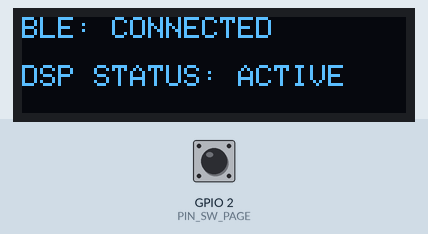
Recording of a sketch running on a simulated ESP32-S3. Shown: 128×32 one-colour display. The inputs (shaded band) are chosen by the test bench; at power-on: GPIO 2 (PIN_SW_PAGE) HIGH. USB keyboard and mouse output is not drawn.

Above: at 0.3 s.

The sketch:

ESPFirmware.ino
```cpp
//Par Gunderson
//10/04/2026
//V-ARC ESP32-S3 Firmware
#include <Arduino.h>
#include <Wire.h>
#include <Adafruit_GFX.h>
#include <Adafruit_SSD1306.h>
#include <BleKeyboard.h>

//Pin Defs
#define PIN_SW_PAGE D1
#define OLED_SDA    D4
#define OLED_SCL    D5
#define UART_TX     D6
#define UART_RX     D7

//OLED Setup
#define SCREEN_WIDTH 128
#define SCREEN_HEIGHT 32
Adafruit_SSD1306 display(SCREEN_WIDTH, SCREEN_HEIGHT, &Wire, -1);

//BLE Setup
BleKeyboard bleKeyboard("Violin Pedalboard", "Custom", 100);

//Pedal time vars
const unsigned long DEBOUNCE_DELAY = 50;
const unsigned long HOLD_THRESHOLD = 500;

//Button State vars
unsigned long press_start_time = 0;
bool is_pressed = false;
bool hold_action_triggered = false;

void setup() {
    //Init Switch
    pinMode(PIN_SW_PAGE, INPUT_PULLUP);

    //Init UART
    Serial1.begin(115200, SERIAL_8N1, UART_RX, UART_TX);

    //Init I2C and OLED
    Wire.begin(OLED_SDA, OLED_SCL);
    if (display.begin(SSD1306_SWITCHCAPVCC, 0x3C)) {
        display.clearDisplay();
        display.setTextSize(1);
        display.setTextColor(SSD1306_WHITE);
        display.setCursor(0, 0);
        display.println("V-ARC");
        display.println("BLE: Pairing...");
        display.display();
    }

    //Start BLE
    bleKeyboard.begin();
}

void loop() {
    bool current_state = digitalRead(PIN_SW_PAGE);

    if (bleKeyboard.isConnected()) {
        //Check Pressed
        if (current_state == LOW && !is_pressed) {
            is_pressed = true;
            press_start_time = millis();
            hold_action_triggered = false;
        }

        if (is_pressed && current_state == LOW) {
            //Check held
            if (!hold_action_triggered && (millis() - press_start_time >= HOLD_THRESHOLD)) {
                bleKeyboard.write(KEY_LEFT_ARROW);
                hold_action_triggered = true;

                //Tell daisy
                Serial1.write(0xA1);
            }
        }

        if (current_state == HIGH && is_pressed) {
            unsigned long press_duration = millis() - press_start_time;
            is_pressed = false;

            //When Tapped
            if (!hold_action_triggered && (press_duration >= DEBOUNCE_DELAY)) {
                bleKeyboard.write(KEY_RIGHT_ARROW);

                //Tell daisy
                Serial1.write(0xA2);
            }
        }
    }

    //Update Display
    static unsigned long last_ui_update = 0;
    if (millis() - last_ui_update > 250) {
        last_ui_update = millis();
        display.clearDisplay();
        display.setCursor(0, 0);
        display.print("BLE: ");
        display.println(bleKeyboard.isConnected() ? "CONNECTED" : "WAITING...");

        display.setCursor(0, 16);
        display.println("DSP STATUS: ACTIVE");
        display.display();
    }
}
```
